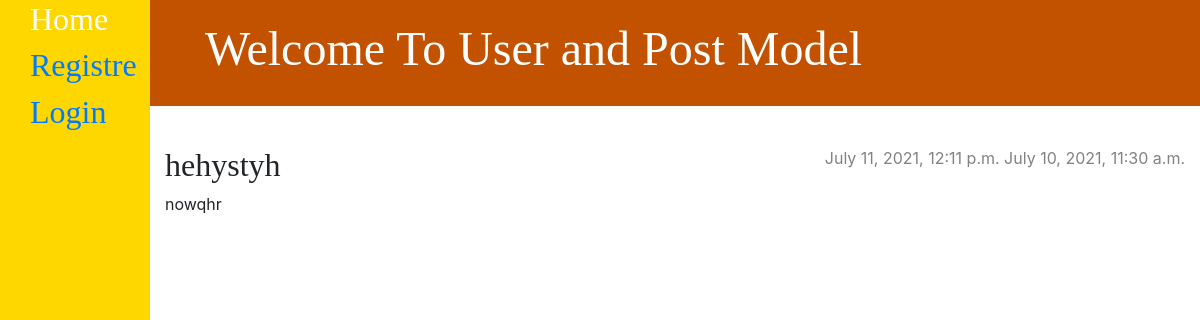
The app's page /post/24/ with its own data.
### blog/models.py (models this page shows, shortened)
class Post(models.Model):
    author = models.ForeignKey(settings.AUTH_USER_MODEL, on_delete=models.CASCADE)
    title = models.CharField(max_length=200)
    text = models.TextField()
    created_at = models.DateTimeField(default=timezone.now)
    updated_at = models.DateTimeField(blank=True, null=True)

### blog/views.py (the view)
# urls.py: path('post/<int:pk>/', views.post_detail, name='post_detail'),
def post_detail(request, pk):
    post = get_object_or_404(Post, pk=pk)
    return render(request, 'blog/post_detail.html', {'post': post})

### blog/templates/blog/post_detail.html (shortened to what this page needs)
{% extends 'blog/base.html' %}
{% block content %}
    <article class="post">
        {% if post.updated_at %}
        {% if post.created_at %}
            <time class="date">
                {{ post.updated_at }}
                {{ post.created_at }}
            </time>
        {% endif %}
        {% endif %}
        <h2>{{ post.title }}</h2>
        <p>{{ post.text|linebreaksbr }}</p>
    </article>
{% endblock %}

### blog/static/css/blog.css (style rules this page uses)
h1, h2, h3, h4 { font-family: 'Times New Roman', Times, serif, cursive; }
.date { color: #828282; }
.post { margin-bottom: 70px; }
.post > .date, .post > .actions { float: right; }

### records on screen
Post: updated_at "July 11, 2021, 12:11 p.m.", created_at "July 10, 2021, 11:30 a.m.", title "hehystyh", text "nowqhr"
